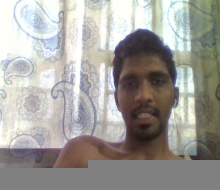
#> input picture temp/images.jpeg, 220 x 190 px; its folder holds only this picture in this run
$ python -i faceRecognition.py   (imports and definitions only)
#> lines starting #> are read from the running program, lines starting #| are printed output that depends on the picture; after the words box and inside, x2 and y2 are one past the last pixel; in counts of white or black regions, pixels touching at a corner belong together
#> further down, picture is the input picture: shape (190, 220, 3); mean B, G, R 155.4, 159.6, 161.8
import cv2
import os
import numpy as np

def faceDetection(test_img):

    gray_img = cv2.cvtColor(test_img,cv2.COLOR_BGR2GRAY)
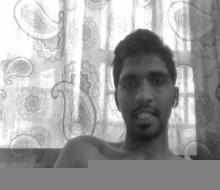
#> gray_img: shape (190, 220); min 24, max 255, mean 159.8

    face_haar_cascade = cv2.CascadeClassifier(cv2.data.haarcascades + 'haarcascade_frontalface_default.xml')

    faces = face_haar_cascade.detectMultiScale(gray_img,scaleFactor = 1.32, minNeighbors = 5)
#> faces = [[108, 54, 73, 73]]

    for(x,y,w,h) in faces:
        cv2.rectangle(test_img, (x,y), (x+w, y+h), (255,0,0), thickness = 10)
#> this loop made 1 pass
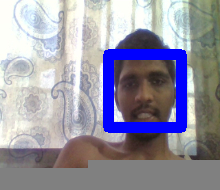
#> test_img: shape (190, 220, 3); 7.59% of pixels changed, all inside (x1, y1, x2, y2) = (103, 49, 187, 133)

    resized_img = cv2.resize(test_img, (750,700))
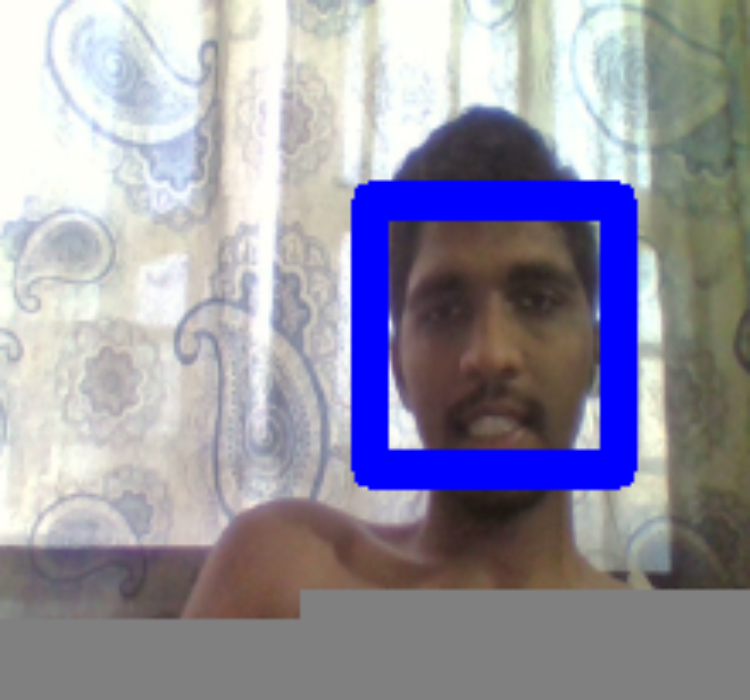
#> resized_img: shape (700, 750, 3); mean B, G, R 163.7, 148.3, 150.3
    cv2.imshow("face-Detected",resized_img)
    cv2.waitKey(100)
    cv2.destroyAllWindows


    return faces, gray_img

def labels_for_training_data(directory):
    faces=[]
    faceID=[]

    for path,subdirnames,filenames in os.walk(directory):
        for filename in filenames:
            id = os.path.basename(path)
            img_path = os.path.join(path,filename)
            print("Path",img_path)

            test_img = cv2.imread(img_path)
            if test_img is None:
                print("Image Not Loaded Properly")
                continue
            faces_rect,gray_img = faceDetection(test_img)
            if len(faces_rect)!=1: #More tha oe face is detected
                print("Not Processed")
                continue
            (x,y,w,h) = faces_rect[0]
            #RegionOfIntrest
            roi_gray = gray_img[y:y+w, x:x+h]
            faces.append(roi_gray)
            faceID.append(int(id))
    return faces,faceID


def train_classifier(faces,faceId):
    face_recognizer = cv2.face.LBPHFaceRecognizer_create()
    face_recognizer.train(faces, np.array(faceId))

    return face_recognizer

def draw_rect(test_img, face):
    x,y,w,h = face
    cv2.rectangle(test_img, (x, y), (x + w, y + h), (255, 0, 0), thickness=10)

def put_text(test_img, text , x,y):
    cv2.putText(test_img, text, (x,y), cv2.FONT_HERSHEY_DUPLEX,3,(255,0,0), 6)

>>> import cv2
>>> picture = cv2.imread('../temp/images.jpeg')
>>> result = faceDetection(picture)
